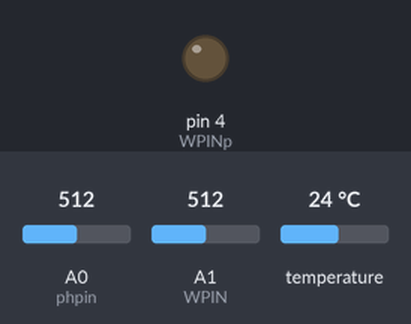
The sketch below on a simulated Arduino Uno, built with avr-gcc and run on an emulated ATmega328P. Parts: output pins drawn as LEDs (lit = HIGH). The test bench sets the inputs (shaded band); at power-on: A0 (phpin) = 512, A1 (WPIN) = 512, temperature 24 °C. Pins used as bus, display or sensor lines are not drawn; what the sketch prints to the serial monitor is not drawn.

Above: at 0.1 s.
At 4.1 s:
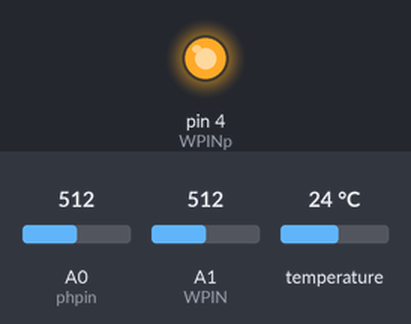
Timing chart, 0 to 5.6 s (numbered marks = the images above):
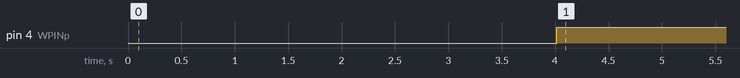

The sketch:

sketch_oct20a.ino
```cpp
#include <OneWire.h>
#include <DallasTemperature.h>

#define WPIN A1
#define WPINp 4
#define phpin A0
#define phpinp 5
#define term_power 3
#define ONE_WIRE_BUS 2

OneWire oneWire(ONE_WIRE_BUS);
DallasTemperature sensors(&oneWire);

void setup() {
  pinMode(WPINp, OUTPUT);
  pinMode(WPIN,INPUT);
  pinMode(term_power, OUTPUT);
  sensors.begin();
  Serial.begin(9600);
}

float temperature() { // Измеряем температуру 10 секунд
  digitalWrite(term_power, HIGH);                // Включаем питание датчика температуры
  delay(100);                                    // Задержка перед первым измерением
  sensors.requestTemperatures();                 // Запрос на измерение температуры (1-й ошибочный)
  delay(500);                                    // Задержка перед поторным измерением
  sensors.requestTemperatures();                 // Запрос на измерение температуры (повторный)
  float t = float(sensors.getTempCByIndex(0));   // Получаем значение температуры
  digitalWrite(term_power, LOW);                 // Отключаем питание датчика температуры
  delay(9400);                                   // Задержка, чтобы датчик не нагревался от частых измерений
  return(t);                                     // Возвращаем значение температуры в место вызова функции
}

void loop() {
  digitalWrite(13, 1);
  delay(4000);
  digitalWrite(13, 0);
  digitalWrite(WPINp, 1);
  digitalWrite(phpinp, 1);
  int WaterLevel = analogRead(WPIN) / 10;
  float temperature_ = temperature();
  int phdat = analogRead(phpin);
  Serial.println("[" + String(WaterLevel) + "," + String(temperature_) + "," + String(phdat) + "]") ;
}
```

Measured:
- by itself, pin 4 (WPINp): LOW → HIGH at 4.0 s
